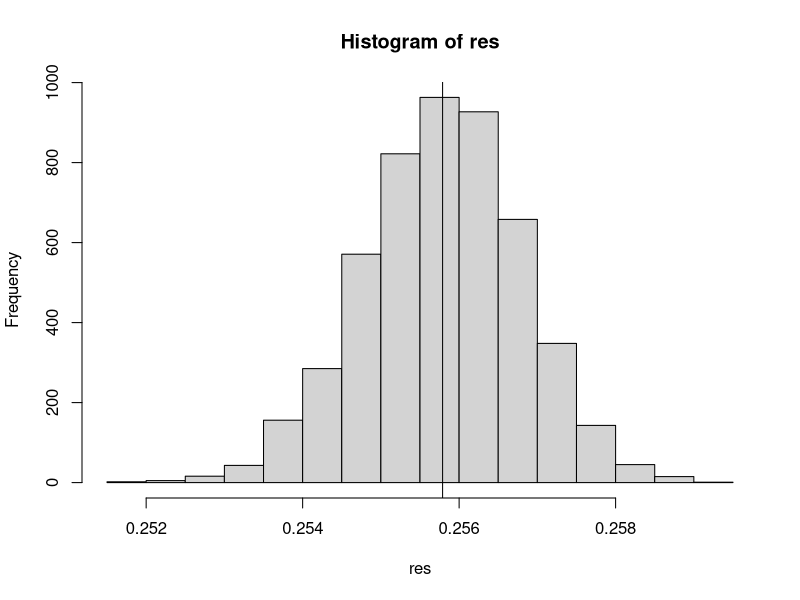
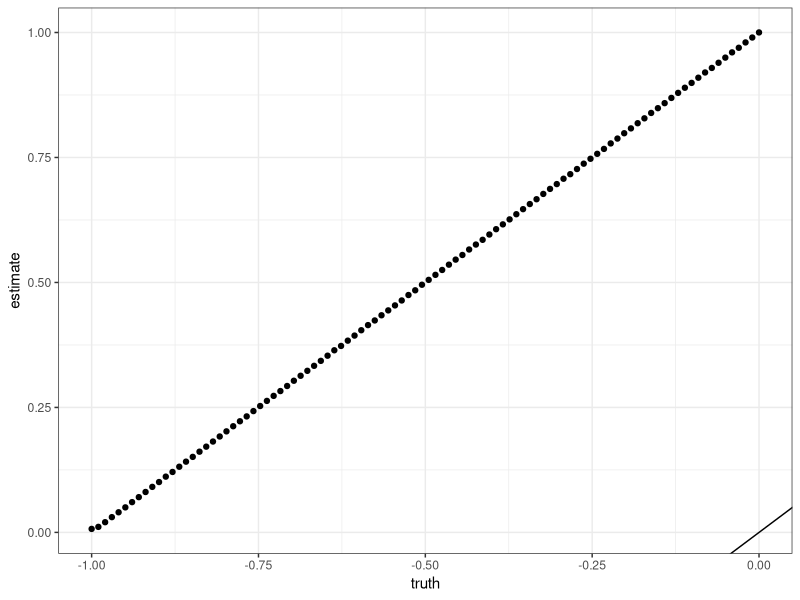

Recreate these plots in R, in order.
library(MASS)
library(ggplot2)
setwd("~/Documents/ratioest")

# Read in real data
true.dat <- read.csv("results.csv", header = FALSE, row.names = 1)

# Bootstrap for real data
res <- c()
set.seed(98481)
for(i in 1:5000)
{
  cont <- sample(as.numeric(true.dat[24,]), 50, replace = TRUE)
  treat <- sample(as.numeric(true.dat[26,]), 50, replace = TRUE)
  
  res <- c(res, abs(mean(treat) - mean(cont))/mean(cont))
}
mt <- mean(as.numeric(true.dat[26,]))
mc <- mean(as.numeric(true.dat[24,]))

hist(res)
abline(v = abs(mt-mc)/mc)


# Simulations ---
# function to do one simulation
sim.one <- function(r, cont.mean = 94)
{
  # simulate time
  #cont <- rnegbin(n = 5, mu = cont.mean, theta = 20)
  #treat <- rnegbin(n = 5, mu = r*cont.mean, theta = 20)
  cont <- rnorm(n = 50, mean = cont.mean, sd = 4)
  treat <- rnorm(n = 50, mean = r*cont.mean, sd = 4)
  
  # calculate the estimator
  est <- abs(mean(treat) - mean(cont))/mean(cont)
  return(est)
}


# code to replicate simulations across true ratios of means
true.ratio <- seq(from = 1, to = 2, length.out = 100)

set.seed(64684)
out <- cbind(true.ratio[1], t(replicate(1000, sim.one(true.ratio[1]))))

for(i in 2:length(true.ratio))
{
  res <- replicate(1000, sim.one(true.ratio[i]))
  out <- rbind(out, cbind(true.ratio[i], t(res)))  
}

out <- data.frame(out)
out[,1] <- out[,1] - 1


results <- data.frame(out[,1], rowMeans(out[,2:1001]))
names(results) <- c("true.ratio", "estimate")


results$truth <- results$true.ratio - 1

plot <- ggplot(results, aes(truth, estimate)) + geom_point() + theme_bw()
plot <- plot + geom_abline(intercept = 0, slope = 1)
plot